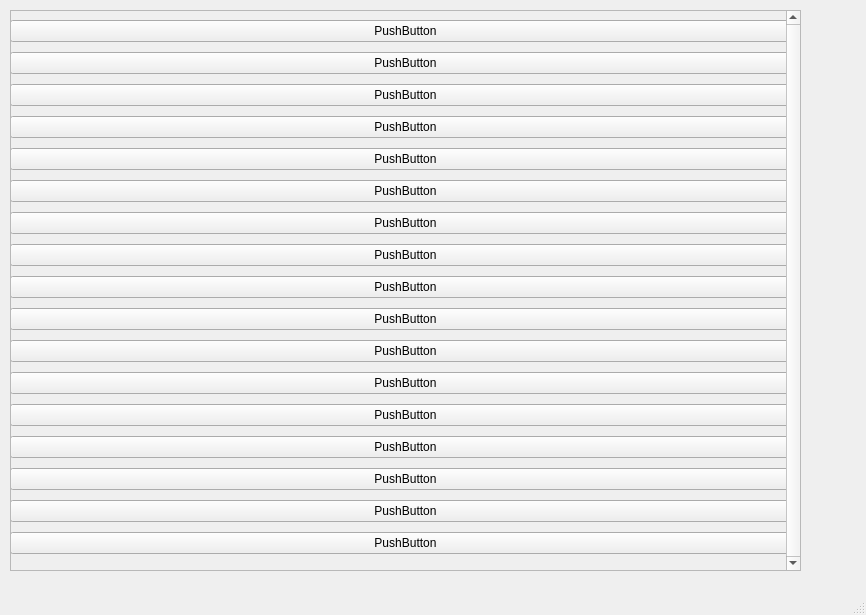
<?xml version="1.0" encoding="UTF-8"?>
<ui version="4.0">
 <class>MainWindow</class>
 <widget class="QMainWindow" name="MainWindow">
  <property name="geometry">
   <rect>
    <x>0</x>
    <y>0</y>
    <width>866</width>
    <height>615</height>
   </rect>
  </property>
  <property name="windowTitle">
   <string>MainWindow</string>
  </property>
  <widget class="QWidget" name="centralwidget">
   <widget class="QScrollArea" name="scrollArea">
    <property name="geometry">
     <rect>
      <x>10</x>
      <y>10</y>
      <width>791</width>
      <height>561</height>
     </rect>
    </property>
    <property name="sizePolicy">
     <sizepolicy hsizetype="Ignored" vsizetype="Expanding">
      <horstretch>0</horstretch>
      <verstretch>0</verstretch>
     </sizepolicy>
    </property>
    <property name="verticalScrollBarPolicy">
     <enum>Qt::ScrollBarAlwaysOn</enum>
    </property>
    <property name="widgetResizable">
     <bool>true</bool>
    </property>
    <widget class="QWidget" name="scrollAreaWidgetContents">
     <property name="geometry">
      <rect>
       <x>0</x>
       <y>0</y>
       <width>772</width>
       <height>559</height>
      </rect>
     </property>
     <widget class="QWidget" name="verticalLayoutWidget">
      <property name="geometry">
       <rect>
        <x>-1</x>
        <y>-1</y>
        <width>791</width>
        <height>561</height>
       </rect>
      </property>
      <layout class="QVBoxLayout" name="verticalLayout">
       <property name="spacing">
        <number>0</number>
       </property>
       <item>
        <widget class="QPushButton" name="pushButton_2">
         <property name="sizePolicy">
          <sizepolicy hsizetype="Expanding" vsizetype="Fixed">
           <horstretch>0</horstretch>
           <verstretch>0</verstretch>
          </sizepolicy>
         </property>
         <property name="text">
          <string>PushButton</string>
         </property>
        </widget>
       </item>
       <item>
        <widget class="QPushButton" name="pushButton_5">
         <property name="text">
          <string>PushButton</string>
         </property>
        </widget>
       </item>
       <item>
        <widget class="QPushButton" name="pushButton_8">
         <property name="text">
          <string>PushButton</string>
         </property>
        </widget>
       </item>
       <item>
        <widget class="QPushButton" name="pushButton_12">
         <property name="text">
          <string>PushButton</string>
         </property>
        </widget>
       </item>
       <item>
        <widget class="QPushButton" name="pushButton_17">
         <property name="text">
          <string>PushButton</string>
         </property>
        </widget>
       </item>
       <item>
        <widget class="QPushButton" name="pushButton_14">
         <property name="text">
          <string>PushButton</string>
         </property>
        </widget>
       </item>
       <item>
        <widget class="QPushButton" name="pushButton_15">
         <property name="text">
          <string>PushButton</string>
         </property>
        </widget>
       </item>
       <item>
        <widget class="QPushButton" name="pushButton_16">
         <property name="text">
          <string>PushButton</string>
         </property>
        </widget>
       </item>
       <item>
        <widget class="QPushButton" name="pushButton_11">
         <property name="text">
          <string>PushButton</string>
         </property>
        </widget>
       </item>
       <item>
        <widget class="QPushButton" name="pushButton_13">
         <property name="text">
          <string>PushButton</string>
         </property>
        </widget>
       </item>
       <item>
        <widget class="QPushButton" name="pushButton_9">
         <property name="text">
          <string>PushButton</string>
         </property>
        </widget>
       </item>
       <item>
        <widget class="QPushButton" name="pushButton_10">
         <property name="text">
          <string>PushButton</string>
         </property>
        </widget>
       </item>
       <item>
        <widget class="QPushButton" name="pushButton_7">
         <property name="text">
          <string>PushButton</string>
         </property>
        </widget>
       </item>
       <item>
        <widget class="QPushButton" name="pushButton_6">
         <property name="text">
          <string>PushButton</string>
         </property>
        </widget>
       </item>
       <item>
        <widget class="QPushButton" name="pushButton_4">
         <property name="text">
          <string>PushButton</string>
         </property>
        </widget>
       </item>
       <item>
        <widget class="QPushButton" name="pushButton_3">
         <property name="text">
          <string>PushButton</string>
         </property>
        </widget>
       </item>
       <item>
        <widget class="QPushButton" name="pushButton">
         <property name="text">
          <string>PushButton</string>
         </property>
        </widget>
       </item>
      </layout>
     </widget>
    </widget>
   </widget>
  </widget>
  <widget class="QMenuBar" name="menubar">
   <property name="geometry">
    <rect>
     <x>0</x>
     <y>0</y>
     <width>866</width>
     <height>21</height>
    </rect>
   </property>
  </widget>
  <widget class="QStatusBar" name="statusbar"/>
 </widget>
 <resources/>
 <connections/>
</ui>
